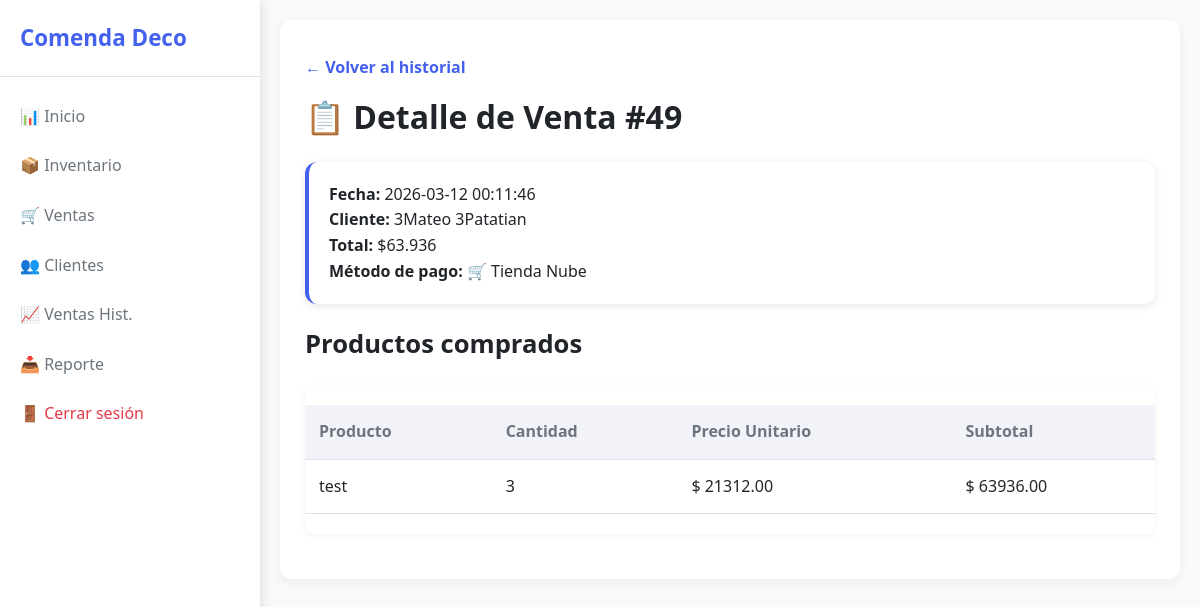
The page /venta/49 (signed in) on the database its author committed.
### tables this page shows
CREATE TABLE ventas (
                id INTEGER PRIMARY KEY AUTOINCREMENT,
                fecha TEXT NOT NULL,
                cliente_id INTEGER NOT NULL,
                total REAL NOT NULL,
                metodo_pago TEXT,
                cuotas INTEGER
            , order_id TEXT);

CREATE TABLE clientes (
                    id INTEGER PRIMARY KEY AUTOINCREMENT,
                    nombre TEXT NOT NULL,
                    telefono TEXT, cuit TEXT, dni TEXT, email TEXT, tipo INTEGER DEFAULT 0);

CREATE TABLE detalle_venta (
                    id INTEGER PRIMARY KEY AUTOINCREMENT,
                    venta_id INTEGER NOT NULL,
                    producto_id INTEGER NOT NULL,
                    cantidad INTEGER NOT NULL,
                    precio_unitario REAL NOT NULL);

CREATE TABLE productos (
    id INTEGER PRIMARY KEY AUTOINCREMENT,

        sku TEXT NOT NULL UNIQUE,
        descripcion TEXT NOT NULL,

        precio REAL NOT NULL,
        promotional_price TEXT,

        stock INTEGER,

        barcode TEXT,

        variant_id TEXT UNIQUE,
        product_id TEXT,

        activo INTEGER NOT NULL DEFAULT 1,
        fecha_creacion DATETIME DEFAULT CURRENT_TIMESTAMP,
        
        imagen_url TEXT
    );

### routes/ventas_historial.py (the view)
@ventas_historial_bp.route('/venta/<int:venta_id>')
@login_required
def detalle_venta(venta_id):
    conn  = get_conn()
    venta = conn.execute("""
        SELECT v.id, v.fecha, c.nombre, v.total, v.metodo_pago, v.cuotas, v.order_id
        FROM ventas v JOIN clientes c ON v.cliente_id = c.id
        WHERE v.id = ?
    """, (venta_id,)).fetchone()
    if not venta:
        conn.close()
        flash("❌ Venta no encontrada.", "error")
        return redirect(url_for('ventas_historial.ventas_historial'))
    productos = conn.execute("""
        SELECT p.descripcion, dv.cantidad, dv.precio_unitario
        FROM detalle_venta dv JOIN productos p ON dv.producto_id = p.id
        WHERE dv.venta_id = ?
    """, (venta_id,)).fetchall()
    conn.close()
    return render_template('detalle_venta.html', venta=venta, productos=productos)

### app.py (called while the page is built)
def create_app():
    app = Flask(__name__)
    app.secret_key = os.getenv("SECRET_KEY", "clave_dev_cambiar_en_produccion")
    @app.template_filter('pesos')
    def formato_pesos(valor):
        try:
            return f"{float(valor):,.0f}".replace(',', '.')
        except (ValueError, TypeError):
            return str(valor)
    app.register_blueprint(auth_bp)
    app.register_blueprint(main_bp)
    app.register_blueprint(inventario_bp)
    app.register_blueprint(ventas_bp)
    app.register_blueprint(clientes_bp)
    app.register_blueprint(reportes_bp)
    app.register_blueprint(ventas_historial_bp)
    app.register_blueprint(tiendanube_bp)
    app.register_blueprint(wbhook_tn)
    return app

### models.py (called while the page is built)
def get_conn():
    conn = sqlite3.connect(DB_PATH)
    conn.row_factory = sqlite3.Row
    return conn

### routes/__init__.py (called while the page is built)
def login_required(f):
    @wraps(f)
    def decorated_function(*args, **kwargs):
        if 'user_id' not in session:
            return redirect(url_for('auth.login'))
        return f(*args, **kwargs)
    return decorated_function

### templates/detalle_venta.html (shortened to what this page needs)
<!DOCTYPE html>
<html lang="es">
<head>
  <link rel="stylesheet" href="{{ url_for('static', filename='style.css') }}">
</head>
<body>
  <div class="layout">
    <div class="sidebar">
      <h2><span>Comenda Deco</span></h2>
      <a href="/"><span>📊 Inicio</span></a>
      <a href="/inventario"><span>📦 Inventario</span></a>
      <a href="/ventas"><span>🛒 Ventas</span></a>
      <a href="/clientes"><span>👥 Clientes</span></a>
      <a href="/ventas_historial"><span>📈 Ventas Hist.</span></a>
      <a href="/reporte/excel"><span>📥 Reporte</span></a>
      <a href="/logout" style="margin-top: auto; color: #e63946;"><span>🚪 Cerrar sesión</span></a>
    </div>
    <div class="main-content">
      <main>
        <a href="/ventas_historial" class="back-link">← Volver al historial</a>
        <h1>📋 Detalle de Venta #{{ venta[0] }}</h1>
        <div class="card" style="margin: 20px 0;">
          <p><strong>Fecha:</strong> {{ venta[1] }}</p>
          <p><strong>Cliente:</strong> {{ venta[2] }}</p>
          <p><strong>Total:</strong> ${{ venta[3]|pesos }}</p>
          <p><strong>Método de pago:</strong>
            {% if venta[4] == 'efectivo' %}💵 Efectivo
            {% elif venta[4] == 'transferencia' %}📲 Transferencia
            {% elif venta[4] == 'tarjeta' %}💳 Tarjeta
            {% if venta[5] %} ({{ venta[5] }} cuotas){% endif %}
            {% elif venta[4] == 'Tienda Nube' %}🛒 Tienda Nube
            {% else %}—
            {% endif %}
          </p>
        </div>
        <h2>Productos comprados</h2>
        {% if productos %}
        <div class="table-responsive">
          <table>
            <thead>
              <tr>
                <th>Producto</th>
                <th>Cantidad</th>
                <th>Precio Unitario</th>
                <th>Subtotal</th>
              </tr>
            </thead>
            <tbody>
              {% for p in productos %}
              <tr>
                <td data-label="Producto">{{ p[0] }}</td>
                <td data-label="Cantidad">{{ p[1] }}</td>
                <td data-label="Precio Unitario">$ {{ "%.2f"|format(p[2]) }}</td>
                <td data-label="Subtotal">$ {{ "%.2f"|format(p[1] * p[2]) }}</td>
              </tr>
              {% endfor %}
            </tbody>
          </table>
        </div>
        {% else %}
        <p>No se encontraron productos en esta venta.</p>
        {% endif %}
      </main>
    </div>
  </div>
</body>
</html>

### static/style.css (style rules this page uses)
:root { --primary: #4361ee; --primary-dark: #3a56d4; --success: #2ecc71; --danger: #e63946; --light: #f8f9fa; --dark: #212529; --gray: #6c757d; --border: #dee2e6; }
* { margin: 0; padding: 0; box-sizing: border-box; }
body { font-family: 'Segoe UI', Tahoma, Geneva, Verdana, sans-serif; background-color: var(--light); color: var(--dark); line-height: 1.6; }
main { background: white; border-radius: 12px; padding: 25px; box-shadow: 0 4px 12px rgba(0,0,0,0.05); }
h2 { margin-bottom: 20px; color: var(--dark); font-size: 1.6rem; }
table { width: 100%; border-collapse: collapse; margin: 20px 0; }
table th, table td { padding: 14px; text-align: left; border-bottom: 1px solid var(--border); }
table th { background: #f1f3f9; font-weight: 600; color: var(--gray); }
.card { background: white; padding: 20px; border-radius: 12px; box-shadow: 0 2px 8px rgba(0,0,0,0.1); border-left: 4px solid #4361ee; }
.back-link { display: inline-block; margin: 10px 0; color: var(--primary); text-decoration: none; font-weight: 600; }
.layout { display: flex; min-height: 100vh; }
.sidebar { width: 260px; background: white; box-shadow: 2px 0 10px rgba(0,0,0,0.1); padding: 20px 0; position: fixed; top: 0; left: 0; height: 100vh; overflow-y: auto; z-index: 1000; transition: transform 0.3s ease; }
.sidebar h2 { padding: 0 20px 20px; font-size: 1.4rem; color: var(--primary); border-bottom: 1px solid var(--border); margin-bottom: 15px; }
.sidebar a { display: flex; align-items: center; padding: 12px 20px; text-decoration: none; color: var(--gray); transition: all 0.2s; }
.main-content { flex: 1; margin-left: 260px; padding: 20px; }
.table-responsive { width: 100%; overflow-x: auto; -webkit-overflow-scrolling: touch; margin: 20px 0; border-radius: 8px; box-shadow: 0 2px 6px rgba(0,0,0,0.05); }
.table-responsive table { min-width: 600px; border-collapse: collapse; }

### rows shown on the page
ventas: id "49", fecha "2026-03-12 00:11:46", total "63.936"
clientes: nombre "3Mateo 3Patatian"
detalle_venta: descripcion "test", cantidad "3", precio_unitario "21312.00", p[1]*p[2] "63936.00"
